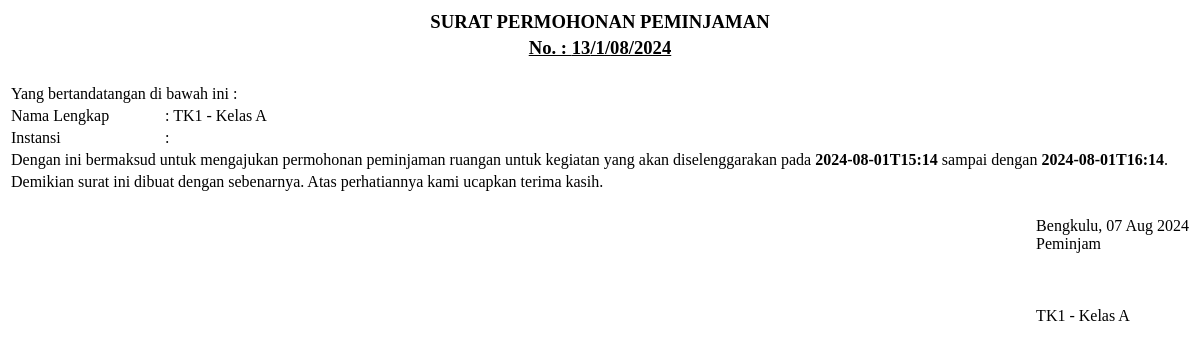
Before: /surat_permohonan.php?kode_pinjam=13 (signed in) with the older database file.
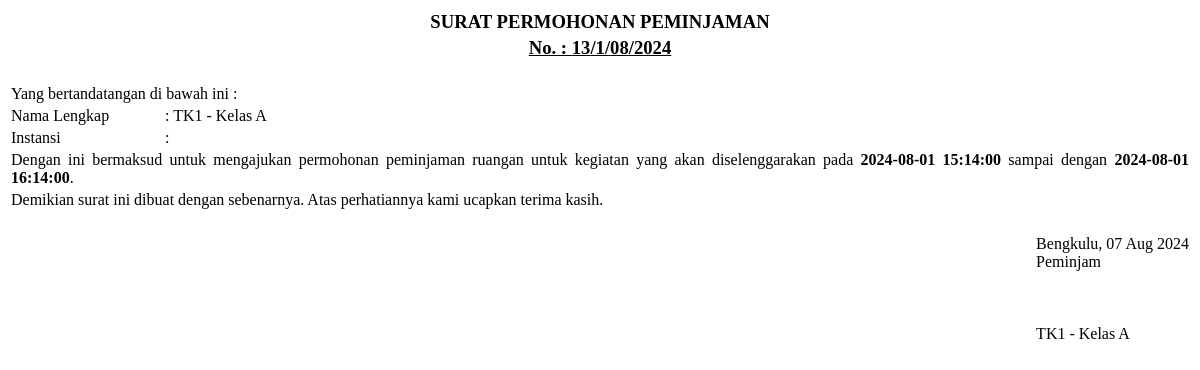
After: the same page with the newer database file.
### tables this page shows
CREATE TABLE `meminjam` (
  `kode_pinjam` int(15) NOT NULL,
  `nama_peminjam` varchar(255) NOT NULL,
  `nama_ruang` varchar(50) NOT NULL,
  `matkul` varchar(255) NOT NULL,
  `dosen` varchar(50) NOT NULL,
  `tgl_pinjam` varchar(50) NOT NULL,
  `start_date` datetime NOT NULL,
  `end_date` datetime NOT NULL,
  `jumlah_mahasiswa` varchar(100) NOT NULL,
  `status` varchar(15) NOT NULL,
  `keterangan` text NOT NULL,
  `color` varchar(25) NOT NULL
);

### surat_permohonan.php (the view)
<?php include "koneksi.php";
$kp=$_GET['kode_pinjam'];
$g=mysqli_fetch_array(mysqli_query($koneksi,"select * from meminjam where kode_pinjam='$kp'"));
?>
<body onload="window.print()" style="line-height: 1.6;">
<div align="center">
<table style="font-family: calibri;">
	<tr>
		<td align="center" style="font-size: 14pt;"><b>SURAT PERMOHONAN PEMINJAMAN</b></td>
	</tr>
	<tr>
		<td align="center" style="font-size: 14pt;"><p style="text-decoration: underline;"><b>No. : <?=$kp."/1/".date("m/Y");?></b></p></td>
	</tr>
</table>
</div>
<div align="left" style="margin-top:20px; ">
	<table style="font-size: 12pt; font-family: calibri;">
		<tr>
			<td align="left" colspan="2">
				<p style="text-align:justify;">
					Yang bertandatangan di bawah ini :
				</p>
			</td>
		</tr>
		<tr>
			<td width="150">Nama Lengkap</td><td>: <?=$g['nama_peminjam'];?></td>
		</tr>
		<tr>
			<td width="150">Instansi</td><td>:  <?=$g['instansi_peminjam'];?></td>
		</tr>
		<tr>
			<td colspan="2"><p style="text-align:justify">Dengan ini bermaksud untuk mengajukan permohonan peminjaman ruangan <b> <?=$g['nama_ruang'];?></b> untuk kegiatan <b> <?=$g['nama_kegiatan'];?></b> yang akan diselenggarakan pada <b> <?=$g['start_date'];?></b> sampai dengan <b> <?=$g['end_date'];?></b>.</p></td>
		</tr>
		<tr>
			<td colspan="2">
				Demikian surat ini dibuat dengan sebenarnya. Atas perhatiannya kami ucapkan terima kasih.
			</td>
		</tr>
	</table>
</div>
<div align="right" style="margin-top:20px; ">
	<table style="font-size: 12pt; font-family: calibri;">
		<tr>
			<td align="right">
				<p style="text-align:justify;">
					Bengkulu, <?=date('d M Y');?><br>
					Peminjam
					<br><br><br><br>
					<?=$g['nama_peminjam'];?>
				</p>
			</td>
		</tr>
	</table>
</div>
</body>

Changed rows visible on the page:
changed meminjam "TK1 - Kelas A": start_date "2024-08-01T15:14" → "2024-08-01 15:14:00"; end_date "2024-08-01T16:14" → "2024-08-01 16:14:00"
